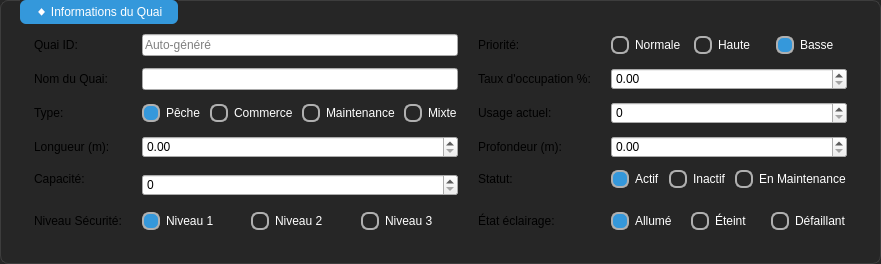
                      <widget class="QGroupBox" name="groupBoxQuaiInfo">
                       <property name="styleSheet">
                        <string notr="true">QGroupBox {
    background-color: #262626;
    color: #ffffff;
    padding: 18px;
    border-radius: 8px;
    border: 1px solid #3d3d3d;
}
QGroupBox QRadioButton {
    color: #ffffff;
    font-size: 12px;
    spacing: 6px;
}
QGroupBox QRadioButton::indicator {
    width: 14px;
    height: 14px;
    border-radius: 7px;
    border: 2px solid #b0b0b0;
    background-color: transparent;
}
QGroupBox QRadioButton::indicator:checked {
    background-color: #3598DB;
    border-color: #b0b0b0;
}
QGroupBox QRadioButton::indicator:hover {
    border-color: #d0d0d0;
}
QGroupBox::title {
    subcontrol-origin: margin;
    left: 20px;
    padding: 5px 14px;
    color: #ffffff;
    background-color: #3498db;
    border-radius: 6px;
    font-weight: bold;
    font-size: 13px;
}</string>
                       </property>
                       <property name="title">
                        <string>◆ Informations du Quai</string>
                       </property>
                       <layout class="QGridLayout" name="gridLayoutQuaiInfo">
                        <property name="leftMargin">
                         <number>15</number>
                        </property>
                        <property name="topMargin">
                         <number>15</number>
                        </property>
                        <property name="rightMargin">
                         <number>15</number>
                        </property>
                        <property name="bottomMargin">
                         <number>15</number>
                        </property>
                        <property name="horizontalSpacing">
                         <number>20</number>
                        </property>
                        <property name="verticalSpacing">
                         <number>12</number>
                        </property>
                        <item row="4" column="3">
                         <widget class="QWidget" name="statutRadioContainer" native="true">
                          <layout class="QHBoxLayout" name="statutRadioLayout">
                           <property name="spacing">
                            <number>8</number>
                           </property>
                           <property name="leftMargin">
                            <number>0</number>
                           </property>
                           <property name="topMargin">
                            <number>0</number>
                           </property>
                           <property name="rightMargin">
                            <number>0</number>
                           </property>
                           <property name="bottomMargin">
                            <number>0</number>
                           </property>
                           <item>
                            <widget class="QRadioButton" name="radioStatutActif">
                             <property name="text">
                              <string>Actif</string>
                             </property>
                             <property name="checked">
                              <bool>true</bool>
                             </property>
                            </widget>
                           </item>
                           <item>
                            <widget class="QRadioButton" name="radioStatutInactif">
                             <property name="text">
                              <string>Inactif</string>
                             </property>
                            </widget>
                           </item>
                           <item>
                            <widget class="QRadioButton" name="radioStatutMaintenance">
                             <property name="text">
                              <string>En Maintenance</string>
                             </property>
                            </widget>
                           </item>
                          </layout>
                         </widget>
                        </item>
                        <item row="1" column="3">
                         <widget class="QDoubleSpinBox" name="doubleSpinBoxOccupation">
                          <property name="minimumSize">
                           <size>
                            <width>118</width>
                            <height>18</height>
                           </size>
                          </property>
                          <property name="maximum">
                           <double>100.000000000000000</double>
                          </property>
                         </widget>
                        </item>
                        <item row="4" column="0">
                         <widget class="QLabel" name="labelCapacite">
                          <property name="text">
                           <string>Capacité:</string>
                          </property>
                         </widget>
                        </item>
                        <item row="2" column="0">
                         <widget class="QLabel" name="labelType">
                          <property name="text">
                           <string>Type:</string>
                          </property>
                         </widget>
                        </item>
                        <item row="3" column="1">
                         <widget class="QDoubleSpinBox" name="doubleSpinBoxLongueur">
                          <property name="minimumSize">
                           <size>
                            <width>118</width>
                            <height>18</height>
                           </size>
                          </property>
                          <property name="maximum">
                           <double>500.000000000000000</double>
                          </property>
                         </widget>
                        </item>
                        <item row="6" column="3">
                         <widget class="QWidget" name="eclairageRadioContainer" native="true">
                          <layout class="QHBoxLayout" name="eclairageRadioLayout">
                           <property name="spacing">
                            <number>8</number>
                           </property>
                           <property name="leftMargin">
                            <number>0</number>
                           </property>
                           <property name="topMargin">
                            <number>0</number>
                           </property>
                           <property name="rightMargin">
                            <number>0</number>
                           </property>
                           <property name="bottomMargin">
                            <number>0</number>
                           </property>
                           <item>
                            <widget class="QRadioButton" name="radioEclairageAllume">
                             <property name="text">
                              <string>Allumé</string>
                             </property>
                             <property name="checked">
                              <bool>true</bool>
                             </property>
                            </widget>
                           </item>
                           <item>
                            <widget class="QRadioButton" name="radioEclairageEteint">
                             <property name="text">
                              <string>Éteint</string>
                             </property>
                            </widget>
                           </item>
                           <item>
                            <widget class="QRadioButton" name="radioEclairageDefaillant">
                             <property name="text">
                              <string>Défaillant</string>
                             </property>
                            </widget>
                           </item>
                          </layout>
                         </widget>
                        </item>
                        <item row="3" column="0">
                         <widget class="QLabel" name="labelLongueur">
                          <property name="text">
                           <string>Longueur (m):</string>
                          </property>
                         </widget>
                        </item>
                        <item row="2" column="2">
                         <widget class="QLabel" name="labelCurrentUsage">
                          <property name="text">
                           <string>Usage actuel:</string>
                          </property>
                         </widget>
                        </item>
                        <item row="0" column="3">
                         <widget class="QWidget" name="prioriteRadioContainer" native="true">
                          <layout class="QHBoxLayout" name="prioriteRadioLayout">
                           <property name="spacing">
                            <number>12</number>
                           </property>
                           <property name="leftMargin">
                            <number>0</number>
                           </property>
                           <property name="topMargin">
                            <number>0</number>
                           </property>
                           <property name="rightMargin">
                            <number>0</number>
                           </property>
                           <property name="bottomMargin">
                            <number>0</number>
                           </property>
                           <item>
                            <widget class="QRadioButton" name="radioPrioriteNormale">
                             <property name="text">
                              <string>Normale</string>
                             </property>
                            </widget>
                           </item>
                           <item>
                            <widget class="QRadioButton" name="radioPrioriteHaute">
                             <property name="text">
                              <string>Haute</string>
                             </property>
                            </widget>
                           </item>
                           <item>
                            <widget class="QRadioButton" name="radioPrioriteBasse">
                             <property name="text">
                              <string>Basse</string>
                             </property>
                             <property name="checked">
                              <bool>true</bool>
                             </property>
                            </widget>
                           </item>
                          </layout>
                         </widget>
                        </item>
                        <item row="2" column="3">
                         <widget class="QSpinBox" name="spinBoxCurrentUsage">
                          <property name="minimumSize">
                           <size>
                            <width>118</width>
                            <height>18</height>
                           </size>
                          </property>
                          <property name="minimum">
                           <number>0</number>
                          </property>
                          <property name="maximum">
                           <number>9999</number>
                          </property>
                         </widget>
                        </item>
                        <item row="4" column="1" rowspan="2">
                         <widget class="QSpinBox" name="spinBoxCapacite">
                          <property name="minimumSize">
                           <size>
                            <width>118</width>
                            <height>18</height>
                           </size>
                          </property>
                          <property name="maximum">
                           <number>9999</number>
                          </property>
                         </widget>
                        </item>
                        <item row="1" column="0">
                         <widget class="QLabel" name="labelNom">
                          <property name="text">
                           <string>Nom du Quai:</string>
                          </property>
                         </widget>
                        </item>
                        <item row="6" column="0">
                         <widget class="QLabel" name="labelSecurite">
                          <property name="text">
                           <string>Niveau Sécurité:</string>
                          </property>
                         </widget>
                        </item>
                        <item row="1" column="2">
                         <widget class="QLabel" name="labelOccupation">
                          <property name="text">
                           <string>Taux d'occupation %:</string>
                          </property>
                         </widget>
                        </item>
                        <item row="0" column="0">
                         <widget class="QLabel" name="labelQuaiID">
                          <property name="text">
                           <string>Quai ID:</string>
                          </property>
                         </widget>
                        </item>
                        <item row="2" column="1">
                         <widget class="QWidget" name="typeRadioContainer" native="true">
                          <layout class="QHBoxLayout" name="typeRadioLayout">
                           <property name="spacing">
                            <number>8</number>
                           </property>
                           <property name="leftMargin">
                            <number>0</number>
                           </property>
                           <property name="topMargin">
                            <number>0</number>
                           </property>
                           <property name="rightMargin">
                            <number>0</number>
                           </property>
                           <property name="bottomMargin">
                            <number>0</number>
                           </property>
                           <item>
                            <widget class="QRadioButton" name="radioTypePeche">
                             <property name="text">
                              <string>Pêche</string>
                             </property>
                             <property name="checked">
                              <bool>true</bool>
                             </property>
                            </widget>
                           </item>
                           <item>
                            <widget class="QRadioButton" name="radioTypeCommerce">
                             <property name="text">
                              <string>Commerce</string>
                             </property>
                            </widget>
                           </item>
                           <item>
                            <widget class="QRadioButton" name="radioTypeMaintenance">
                             <property name="text">
                              <string>Maintenance</string>
                             </property>
                            </widget>
                           </item>
                           <item>
                            <widget class="QRadioButton" name="radioTypeMixte">
                             <property name="text">
                              <string>Mixte</string>
                             </property>
                            </widget>
                           </item>
                          </layout>
                         </widget>
                        </item>
                        <item row="3" column="2">
                         <widget class="QLabel" name="labelProfondeur">
                          <property name="text">
                           <string>Profondeur (m):</string>
                          </property>
                         </widget>
                        </item>
                        <item row="0" column="2">
                         <widget class="QLabel" name="labelPriorite">
                          <property name="text">
                           <string>Priorité:</string>
                          </property>
                         </widget>
                        </item>
                        <item row="6" column="2">
                         <widget class="QLabel" name="labelLightingStatus">
                          <property name="text">
                           <string>État éclairage:</string>
                          </property>
                         </widget>
                        </item>
                        <item row="1" column="1">
                         <widget class="QLineEdit" name="lineEditNom">
                          <property name="minimumSize">
                           <size>
                            <width>160</width>
                            <height>18</height>
                           </size>
                          </property>
                         </widget>
                        </item>
                        <item row="6" column="1">
                         <widget class="QWidget" name="securiteRadioContainer" native="true">
                          <layout class="QHBoxLayout" name="securiteRadioLayout">
                           <property name="spacing">
                            <number>12</number>
                           </property>
                           <property name="leftMargin">
                            <number>0</number>
                           </property>
                           <property name="topMargin">
                            <number>0</number>
                           </property>
                           <property name="rightMargin">
                            <number>0</number>
                           </property>
                           <property name="bottomMargin">
                            <number>0</number>
                           </property>
                           <item>
                            <widget class="QRadioButton" name="radioSecurite1">
                             <property name="text">
                              <string>Niveau 1</string>
                             </property>
                             <property name="checked">
                              <bool>true</bool>
                             </property>
                            </widget>
                           </item>
                           <item>
                            <widget class="QRadioButton" name="radioSecurite2">
                             <property name="text">
                              <string>Niveau 2</string>
                             </property>
                            </widget>
                           </item>
                           <item>
                            <widget class="QRadioButton" name="radioSecurite3">
                             <property name="text">
                              <string>Niveau 3</string>
                             </property>
                            </widget>
                           </item>
                          </layout>
                         </widget>
                        </item>
                        <item row="4" column="2">
                         <widget class="QLabel" name="labelStatut">
                          <property name="text">
                           <string>Statut:</string>
                          </property>
                         </widget>
                        </item>
                        <item row="0" column="1">
                         <widget class="QLineEdit" name="lineEditQuaiID">
                          <property name="minimumSize">
                           <size>
                            <width>160</width>
                            <height>18</height>
                           </size>
                          </property>
                          <property name="readOnly">
                           <bool>true</bool>
                          </property>
                          <property name="placeholderText">
                           <string>Auto-généré</string>
                          </property>
                         </widget>
                        </item>
                        <item row="3" column="3">
                         <widget class="QDoubleSpinBox" name="doubleSpinBoxProfondeur">
                          <property name="minimumSize">
                           <size>
                            <width>118</width>
                            <height>18</height>
                           </size>
                          </property>
                          <property name="maximum">
                           <double>50.000000000000000</double>
                          </property>
                         </widget>
                        </item>
                       </layout>
                      </widget>
